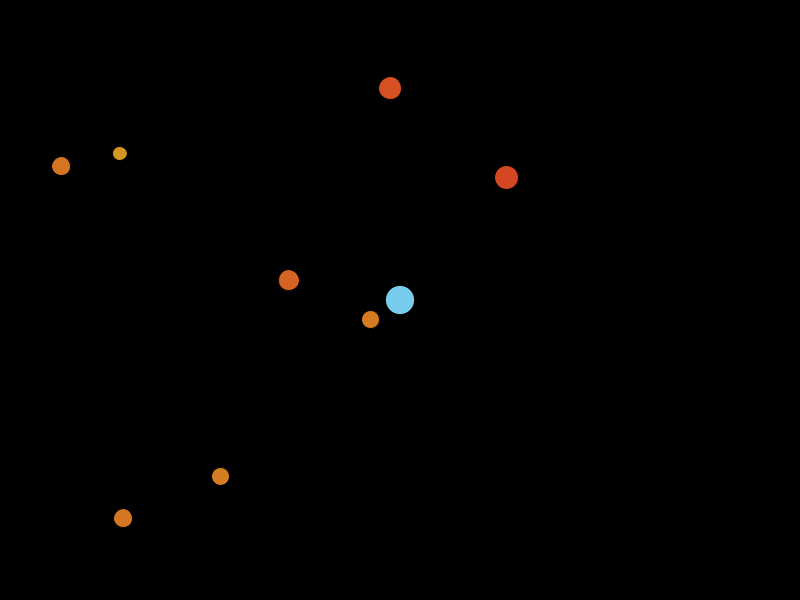
Frame 1 (no input)
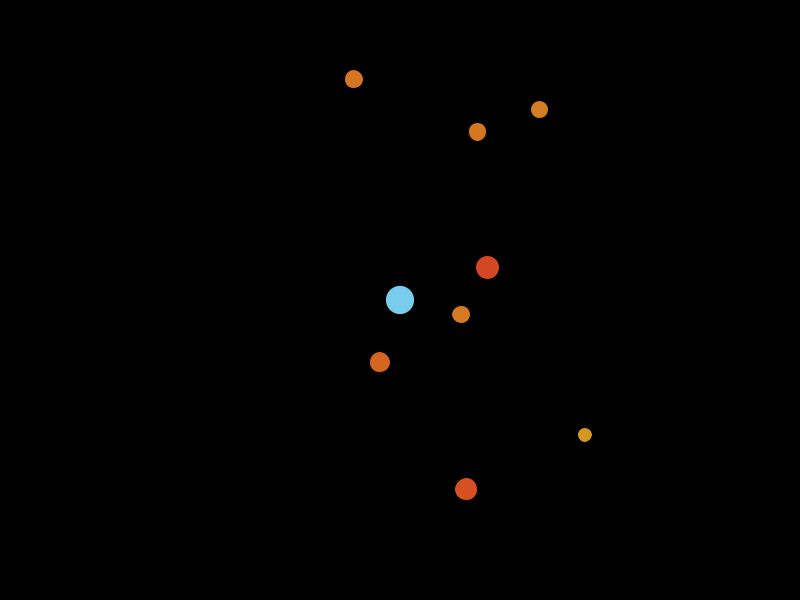
Frame 60 (the mouse pressed at the canvas centre just before this capture)
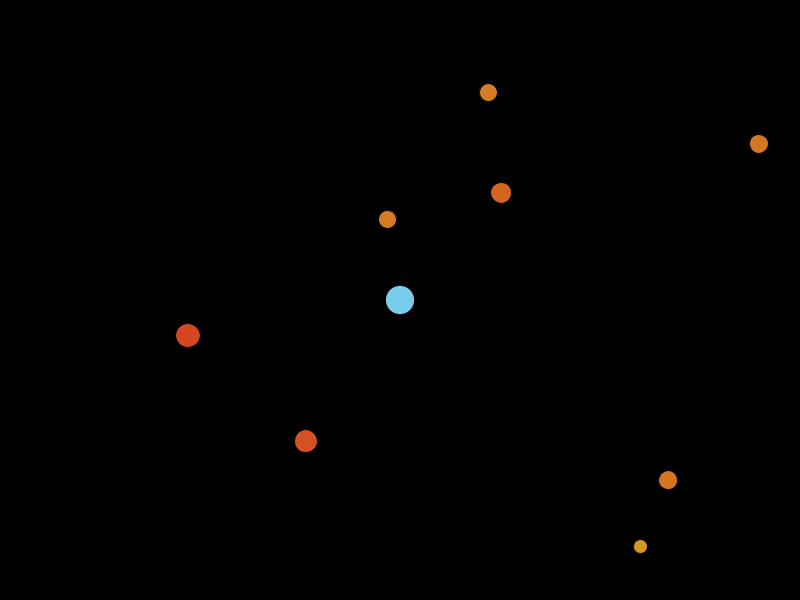
Frame 120 (the mouse held since frame 60 and released just before this capture)

The Processing sketch that drew these frames (run headless with seeded random() and noise(); from frame 60 on, the mouse is pressed at the canvas centre):

// Processing sketch: Weltraum
// ── Weltraum.pde
int ANZ_M  = 8;
int ANZ_A = 1;


Mover[] movers;

Attractor[] attractors;

void setup() {
  size(800, 600);
  
  movers = new Mover[ANZ_M + ANZ_A];
  attractors = new Attractor[ANZ_A];

  for ( int i = 0; i < ANZ_M; i++ ) {
    PVector vel = PVector.random2D().mult(5.0);
    movers[i] = new Mover(random(50, 750), random(50, 550), random(50, 150), vel);
  }
  for ( int i = 0; i < ANZ_A; i++ ) {
    //attractors[i] = new Attractor(random(50, 750), random(50, 550), 3.0);
    attractors[i] = new Attractor(width/2, height/2, 50.0);
    movers[ANZ_M + i] = attractors[i]; 
  }
  
}

void draw() {
  background(0);

  for ( Mover mover : movers ) {
    for( Attractor a: attractors ) {
      if( a != mover ) {
        a.attract(mover);
      }
    }
    mover.update();
  }

  for ( Mover mover : movers ) {
    mover.draw();
  }
}

// ── Attractor.pde
/**
 * Gravitationsquelle in der Simulation.
 * <p>
 * Eine Gravitationsquelle zieht mit einer Anziehungskraft proportional zu
 * seiner Masse alle {@link Mover}-Objekte an. Dabei kommt die Newtonsche
 * Gravitationsformel zur Anwendung.
 * <p>
 * Ein <code>Attractor</code> ist auch ein {@link Mover} und wird von anderen
 * Gravitationsquellen beeinflusst. Dieses Verhalten kann durch Setzen von
 * <code>setMovable(false)</code> abgeschaltet werden.
 */
public class Attractor extends Mover {

  /**
   * Gravitationskonstante
   * <p>
   * Beeinflusst die Stärke der Anziehungskraft der {@link Attractor}en.
   */
  public static final float G = 10.0;

  /**
   * Erstellt einen <code>Attractor</code> an der angegebenen Position mit der angegebenen
   * Masse.
   *
   * @param pX    x-Koordinate des Objektes.
   * @param pY    y-Koordinate des Objektes.
   * @param pMass Masse des Objektes.
   */
  public Attractor( float pX, float pY, float pMass ) {
    super(pX, pY, pMass);
    size = sqrt(pMass) * SIZE_FACTOR * 2.0;
  }

  /**
   * Wendet die Anziehungskraft des <code>Attractor</code> auf einen
   * <code>Mover</code> an.
   *
   * @param pMover Das Objekt, das angezogen wird.
   */
  public void attract( Mover pMover ) {
    PVector force = PVector.sub(this.position.copy(), pMover.getPosition());
    
    float distSq = constrain(force.magSq(), 25, 2500); 
    float strength = (G * mass * pMover.getMass()) / distSq;
    
    force.setMag(strength);
    pMover.applyForce(force);
  }

  public void draw() {
    noStroke();
    fill(120, 205, 237);
    circle(position.x, position.y, size);
  }

}

// ── Mover.pde
public class Mover {

  /**
   * Größe der Objekte in der Simulation.
   */
  public static final float SIZE_FACTOR = 2.0;
  
  /**
   * Masse des Objektes.
   */
  protected float mass = 1.0;

  /**
   * Momentane position des Objektes.
   */
  protected PVector position;

  /**
   * Momentane Geschwindigkeit des Objektes.
   */
  protected PVector velocity;

  /**
   * Momentane Beschleunigung des Objektes.
   */
  protected PVector acceleration = new PVector();
  
  protected float size;

  /**
   * Erstellt einen Mover an der angegebenen Position mit der momentanen
   * Geschwindigkeit <code>(0, 0)</code>.
   *
   * @param pX x-Position des Objektes.
   * @param pY y-Position des Objektes.
   */
  public Mover( float pX, float pY ) {
    this(pX, pY, new PVector());
  }


  /**
   * Erstellt einen <code>Attractor</code> an der angegebenen Position mit der angegebenen
   * Masse.
   *
   * @param pX    x-Koordinate des Objektes.
   * @param pY    y-Koordinate des Objektes.
   * @param pMass Masse des Objektes.
   */
  public Mover( float pX, float pY, float pMass ) {
    this(pX, pY, pMass, new PVector());
  }

  /**
   * Erstellt einen Mover an der angegebenen Position mit der angegebenen
   * Initialgeschwindigkeit.
   *
   * @param pX        x-Position des Objektes.
   * @param pY        y-Position des Objektes.
   * @param pVelocity Momentane Geschwindigkeit des Objektes.
   */
  public Mover( float pX, float pY, PVector pVelocity ) {
    position = new PVector(pX, pY);
    velocity = pVelocity.copy();
    size = sqrt(mass) * SIZE_FACTOR;
  }

  /**
   * Erstellt einen <code>Attractor</code> an der angegebenen Position
   *
   * @param pX        x-Koordinate des Objektes.
   * @param pY        y-Koordinate des Objektes.
   * @param pMass     Masse des Objektes.
   * @param pVelocity Initialgeschwindigkeit des Objektes.
   */
  public Mover( float pX, float pY, float pMass, PVector pVelocity ) {
    position = new PVector(pX, pY);
    mass = pMass;
    velocity = pVelocity.copy();
    size = sqrt(mass) * SIZE_FACTOR;
  }

  /**
   * Gibt die Masse des Objektes zurück.
   *
   * @return Die Masse des Objektes.
   */
  public float getMass() {
    return mass;
  }
  
  public PVector getPosition() {
    return position;
  }

  /**
   * Gibt die momentane Geschwindigkeit zurück.
   * @return Die momentane Geschwindigkeit als Vektor.
   */
  public PVector getVelocity() {
    return velocity;
  }

  /**
   * Setzt die momentane Geschwindigkeit des Objektes.
   *
   * @param pDx Momentane Geschwindigkeit in x-Richtung.
   * @param pDy Momentane Geschwindigkeit in y-Richtung.
   */
  public void setVelocity( float pDx, float pDy ) {
    velocity.set(pDx, pDy);
  }

  /**
   * Addiert eine Kraft zur momentanen Beschleunigung des Objektes. Die
   * Beschleunigung wird einmal pro Update auf die Geschwindigkeit angewandt
   * und dann wieder auf <code>(0, 0)</code> gesetzt.
   *
   * @param force Ein Vektor, der die Kraft darstellt.
   */
  public void applyForce( PVector force ) {
    acceleration.add(PVector.div(force, mass));
  }

  /**
   * Aktualisiert die momentante Geschwindigkeit und Position des Objektes und
   * setzt die Beschleunigung zurück.
   *
   * @param delta Zeitintervall seit dem letzten Aufruf (in Sekunden).
   */
  public void update() {
    velocity.add(acceleration);
    acceleration.mult(0.0);

    this.position.x += velocity.x;
    this.position.y += velocity.y;
  }

  public void draw() {
    stroke(0);
    int clr = lerpColor(#d5c322, #d54222, mass/150.0);
    fill(clr);
    // fill(34, 213, 49);
    circle(position.x, position.y, size);
  }

}
